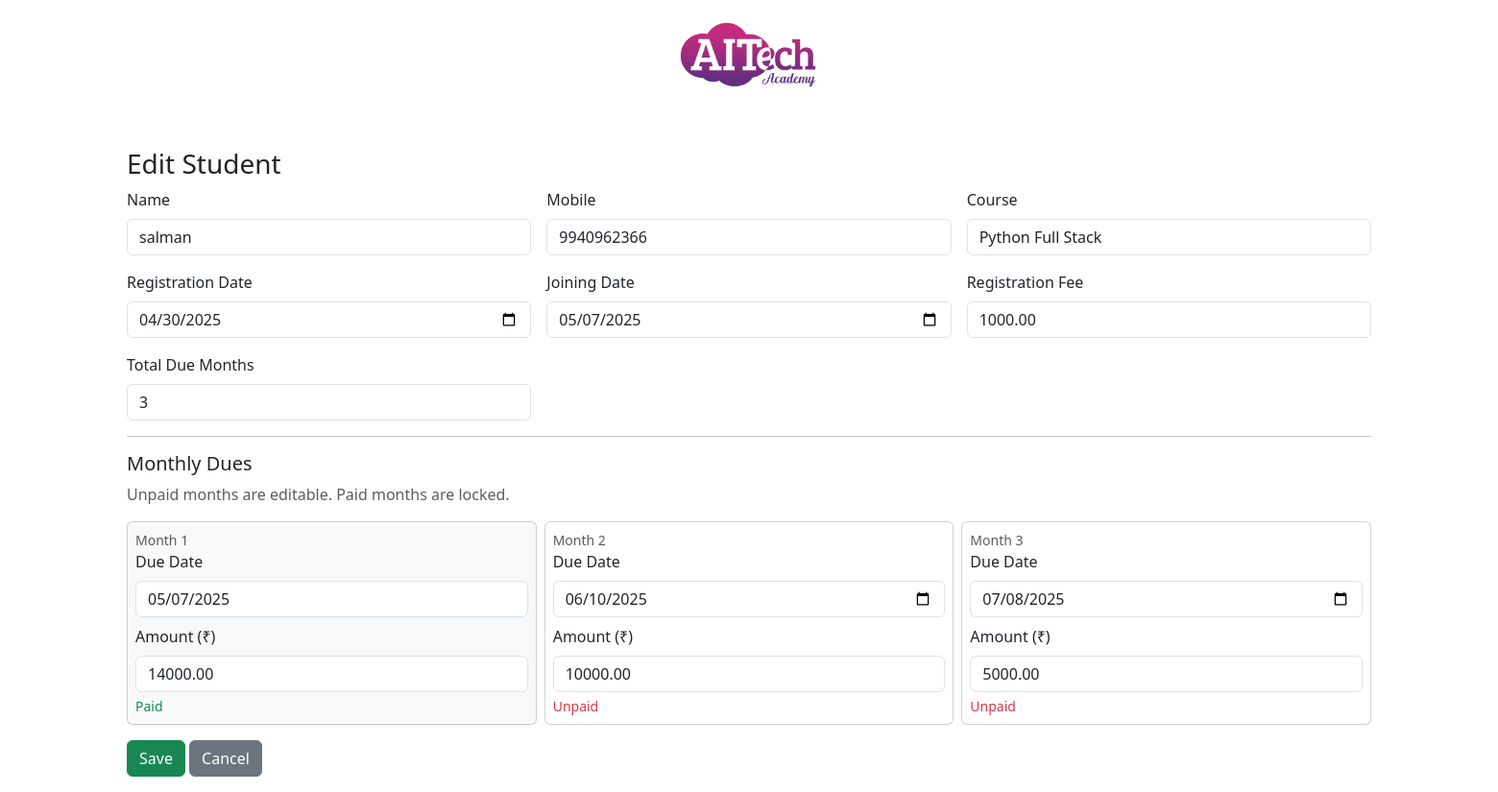
Page /edit/2/ on the committed database.
### fees/models.py (models this page shows, shortened)
class Student(models.Model):
    name = models.CharField(max_length=200)
    mobile = models.CharField(max_length=20)
    course = models.CharField(max_length=200)
    registration_date = models.DateField()
    joining_date = models.DateField()
    registration_fee = models.DecimalField(max_digits=10, decimal_places=2, default=0)
    registration_fee_paid = models.BooleanField(default=False)
    total_due_months = models.IntegerField(default=0)

class StudentDue(models.Model):
    student = models.ForeignKey(Student, on_delete=models.CASCADE, related_name='dues')
    due_date = models.DateField()
    amount = models.DecimalField(max_digits=10, decimal_places=2, default=0)
    paid = models.BooleanField(default=False)

### fees/views.py (the view)
# urls.py: path('edit/<int:pk>/', views.student_edit, name='student_edit'),
def student_edit(request, pk):
    s = get_object_or_404(Student, pk=pk)
    if request.method == 'POST':
        s.name = request.POST.get('name', s.name)
        s.mobile = request.POST.get('mobile', s.mobile)
        s.course = request.POST.get('course', s.course)
        reg_date_str = request.POST.get('registration_date')
        if reg_date_str:
            s.registration_date = datetime.strptime(reg_date_str, '%Y-%m-%d').date()
        join_date_str = request.POST.get('joining_date')
        if join_date_str:
            s.joining_date = datetime.strptime(join_date_str, '%Y-%m-%d').date()
        s.registration_fee = request.POST.get('registration_fee', s.registration_fee)
        try:
            s.total_due_months = int(request.POST.get('total_due_months', s.total_due_months))
        except:
            pass
        s.save()
        update_dues_safely(s, request.POST)
        return redirect('fees:student_list')
    else:
        dues = list(s.dues.all().order_by('due_date'))
        return render(request, 'fees/student_edit.html', {
            'student': s,
            'dues': dues,
            'total_due_months': s.total_due_months
        })

### templates/fees/student_edit.html (shortened to what this page needs)
{% extends "base.html" %}
{% block content %}
<h3>Edit Student</h3>
<form method="post" id="studentForm">
  <div class="row g-3">
    <div class="col-md-4">
      <label class="form-label">Name</label>
      <input type="text" name="name" value="{{ student.name }}" class="form-control">
    </div>
    <div class="col-md-4">
      <label class="form-label">Mobile</label>
      <input type="text" name="mobile" value="{{ student.mobile }}" class="form-control">
    </div>
    <div class="col-md-4">
      <label class="form-label">Course</label>
      <input type="text" name="course" value="{{ student.course }}" class="form-control">
    </div>
    <div class="col-md-4">
      <label class="form-label">Registration Date</label>
      <input type="date" name="registration_date" value="{{ student.registration_date|date:'Y-m-d' }}" class="form-control">
    </div>
    <div class="col-md-4">
      <label class="form-label">Joining Date</label>
      <input type="date" name="joining_date" value="{{ student.joining_date|date:'Y-m-d' }}" class="form-control">
    </div>
    <div class="col-md-4">
      <label class="form-label">Registration Fee</label>
      <input type="number" step="0.01" name="registration_fee" value="{{ student.registration_fee }}" class="form-control">
    </div>
    <div class="col-md-4">
      <label class="form-label">Total Due Months</label>
      <input type="number" name="total_due_months" id="id_total_due_months" value="{{ total_due_months }}" class="form-control">
    </div>
  </div>
  <hr>
  <h5>Monthly Dues</h5>
  <p class="text-muted">Unpaid months are editable. Paid months are locked.</p>
  <div id="duesContainer" class="row g-2">
    {% for d in dues %}
    <div class="col-md-4">
      <div class="card p-2 {% if d.paid %}bg-light{% endif %}">
        <div class="small text-muted">Month {{ forloop.counter }}</div>
        <label class="form-label">Due Date</label>
        <input type="date" name="due_date_{{ forloop.counter0 }}" value="{{ d.due_date|date:'Y-m-d' }}" class="form-control" {% if d.paid %}readonly{% endif %}>
        <label class="form-label mt-2">Amount (₹)</label>
        <input type="number" step="0.01" name="due_amount_{{ forloop.counter0 }}" value="{{ d.amount }}" class="form-control" {% if d.paid %}readonly{% endif %}>
        {% if d.paid %}<div class="small mt-1 text-success">Paid</div>{% else %}<div class="small mt-1 text-danger">Unpaid</div>{% endif %}
      </div>
    </div>
    {% endfor %}
  </div>
  <div class="mt-3">
    <button type="submit" class="btn btn-success">Save</button>
    <a href="/" class="btn btn-secondary">Cancel</a>
  </div>
</form>
{% endblock %}

### templates/base.html (style rules this page uses)
body { width: 100%; overflow-x: hidden; }

### rows in the picture
Student: name "salman", mobile "9940962366", course "Python Full Stack", registration_date "04/30/2025", joining_date "05/07/2025", registration_fee "1000.00"
StudentDue: due_date "05/07/2025", amount "14000.00", paid "Paid"
StudentDue: due_date "06/10/2025", amount "10000.00", paid "Unpaid"
StudentDue: due_date "07/08/2025", amount "5000.00", paid "Unpaid"
